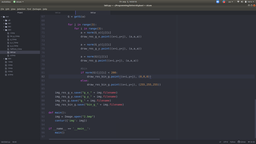
#> input picture lab3/3.png, 256 x 144 px, shrunk from 1920 x 1080 before the run
$ python lab3.py
#> lines starting #> are read from the running program, lines starting #| are printed output that depends on the picture
#> in main, img is the input picture: PIL image 256x144 RGBA; mean R, G, B, A 47.7, 49.5, 56.9, 255
from PIL import Image, ImageDraw
import numpy as np
import time
import os, glob
import sys
import cv2
import math

def getG_x(A):
    G_x = np.array([[3,0,-3],[10,0,-10],[3,0,-3]])
    return G_x.dot(A)

def getG_y(A):
    G_y = np.array([[3,10,3],[0,0,0],[-3,-10,-3]])
    return G_y.dot(A)

def getG(A):
    return np.sqrt((np.power(getG_x(A), 2))+(np.power(getG_y(A), 2)))

def timer(f):
    def decorator(arg):
        t = time.time()
        f(arg)
        print("\x1b[1;32;40m[INFO]\x1b[0mTime: {time}s | Function: {function_name}".format(time = str(round(time.time() - t, 5)),function_name = f.__name__))
    return decorator

@timer
def contur(arg):
    img =  arg.get('img')
    draw = ImageDraw.Draw(img)
    w, h = img.size
#> w = 256; h = 144
    pix = img.load()
    img_array = np.array(img)

    # halftone
    for i in range(w):
        for j in range(h):
            r = pix[i,j][0]
            g = pix[i,j][1]
            b = pix[i,j][2]
            avg = (r+g+b)//3
            draw.point((i,j), (avg, avg, avg))

    img.save("halftone_" + img.filename)

    # contur
    img_res_g_x = Image.new('RGB', (w, h))
#> img_res_g_x: PIL image 256x144 RGB; every value is 0
    draw_res_g_x = ImageDraw.Draw(img_res_g_x)
    img_res_g_y = Image.new('RGB', (w, h))
    draw_res_g_y = ImageDraw.Draw(img_res_g_y)
    img_res_g = Image.new('RGB', (w, h))
    draw_res_g = ImageDraw.Draw(img_res_g)
    img_res_bin_g = Image.new('RGB', (w, h))
    draw_res_bin_g = ImageDraw.Draw(img_res_bin_g)

    def norm(A):
        step = ((A.max()-A.min())/255)
        if step == 0:
            # return np.array([[255,255,255],[255,255,255],[255,255,255]])
            return np.absolute((A).astype(int))
        return np.absolute((A * (1/step)).astype(int))

        # [15 lines of commented-out code are left out]

    for y in range(2,h,3):
        for x in range(2,w,3):
            a = np.array([[img_array[y-2][x-2][0], img_array[y-2][x-1][0], img_array[y-2][x][0]], [img_array[y-1][x-2][0], img_array[y-1][x-1][0], img_array[y-1][x][0]], [img_array[y][x-2][0], img_array[y][x-1][0], img_array[y][x][0]]])
            G_x = getG_x(a)
            G_y = getG_y(a)
            G = getG(a)

            for j in range(3):
                for i in range(3):
                    a = norm(G_x)[j][i]
                    draw_res_g_x.point((x+i,y+j), (a,a,a))

                    a = norm(G_y)[j][i]
                    draw_res_g_y.point((x+i,y+j), (a,a,a))

                    a = norm(G)[j][i]
                    draw_res_g.point((x+i,y+j), (a,a,a))

                    #bin
                    if norm(G)[j][i] < 200:
                        draw_res_bin_g.point((x+i,y+j), (0,0,0))
                    else:
                        draw_res_bin_g.point((x+i,y+j), (255,255,255))

    img_res_g_x.save("g_x_" + img.filename)
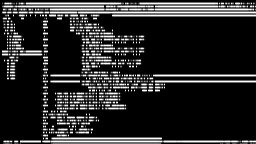
#> saved as g_x_3.png: PIL image 256x144 RGB; min 0, max 255, mean 40.7
    img_res_g_y.save("g_y_" + img.filename)
    img_res_g.save("g_" + img.filename)
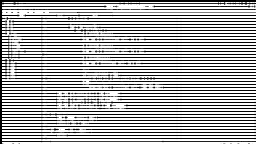
#> saved as g_3.png: PIL image 256x144 RGB; min 0, max 255, mean 170.2
    img_res_bin_g.save("bin_g_" + img.filename)
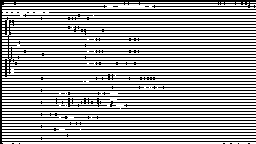
#> saved as bin_g_3.png: PIL image 256x144 RGB; 64.7% white; black in thin lines or dots

def main():
    img = Image.open("3.png")
    contur({'img': img})

if __name__ == '__main__':
    main()
